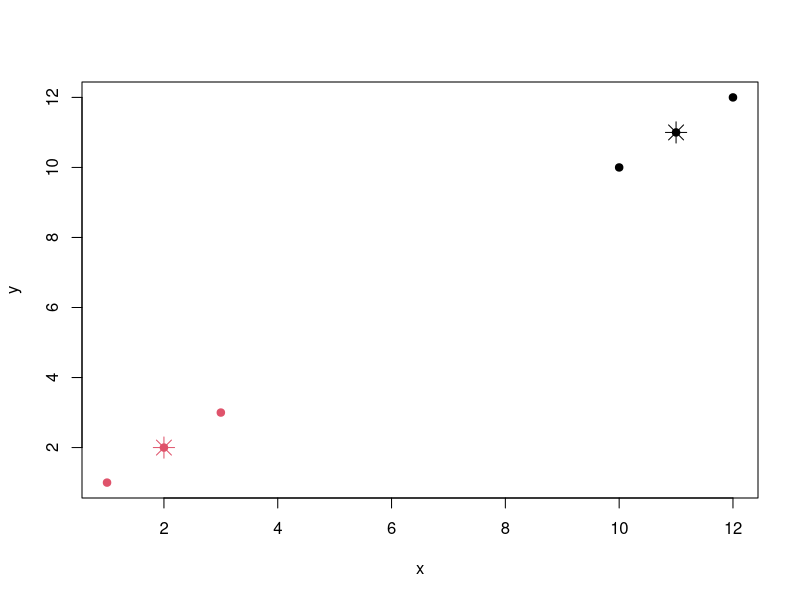

This chart was generated by the following R code:



# K-Means Clustering

data <- data.frame(
  x = c(1,2,3,10,11,12),
  y = c(1,2,3,10,11,12)
)

result <- kmeans(data, centers=2)

print(result$cluster)
print(result$centers)

plot(data, col=result$cluster, pch=19)
points(result$centers, col=1:2, pch=8, cex=2)
